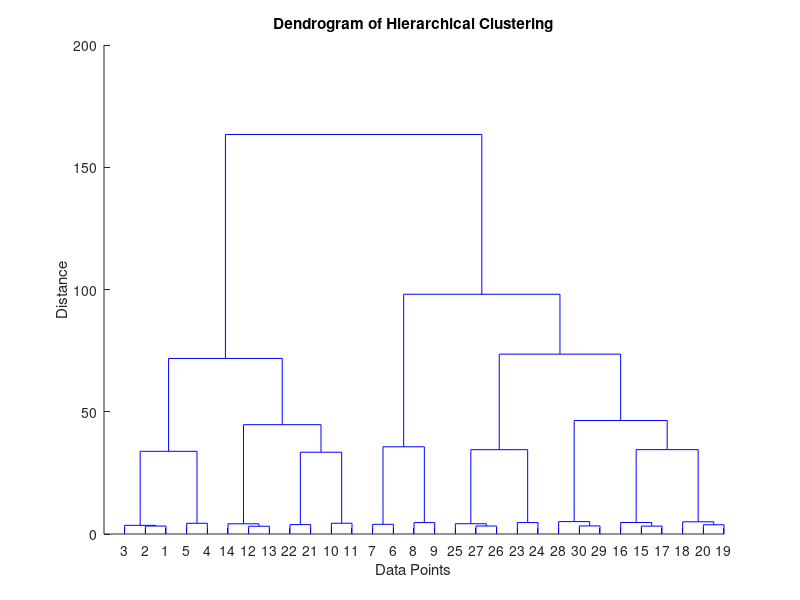
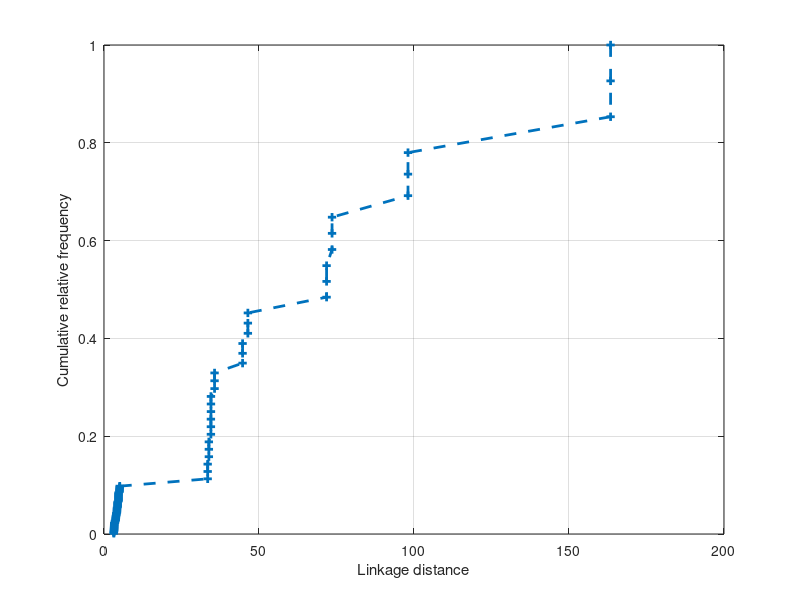

These figures' MATLAB source, in order:
% Set random seed for reproducibility
rng('default');

% Number of clusters and subclusters
num_clusters = 3;
num_subclusters = 4;

% Number of data points per subcluster
num_points_per_subcluster = 50;

% Initialize data matrix
data = [];

% Create data for each cluster and subcluster
for cluster = 1:num_clusters
    for subcluster = 1:num_subclusters
        % Generate random data with a common pattern within each subcluster
        x = randn(1, num_points_per_subcluster) * 0.5 + cluster * 5;
        y = randn(1, num_points_per_subcluster) * 0.5 + subcluster * 5;
        
        % Combine data points
        data = [data; [x', y']];
    end
end

% Perform hierarchical clustering
Z = linkage(data, 'ward', 'euclidean');  % Using Ward linkage and Euclidean distance

% Plot the dendrogram
tree = dendrogram(Z);
title('Dendrogram of Hierarchical Clustering');
xlabel('Data Points');
ylabel('Distance');


    linkage_heights = get(tree,'Ydata'); 
    h_array = cell2mat(linkage_heights);
    h_array = h_array(:,2);

     linkageDistances = h_array;
    linkageDistancesCumFreq = cumsum(linkageDistances);
    linkageDistancesCumRelativeFreq = linkageDistancesCumFreq ./ max(linkageDistancesCumFreq);

    

    figure
    plot(linkageDistances, linkageDistancesCumRelativeFreq, "+--", "LineWidth",2.0)
    xlabel("Linkage distance")
    ylabel("Cumulative relative frequency")
    grid on
